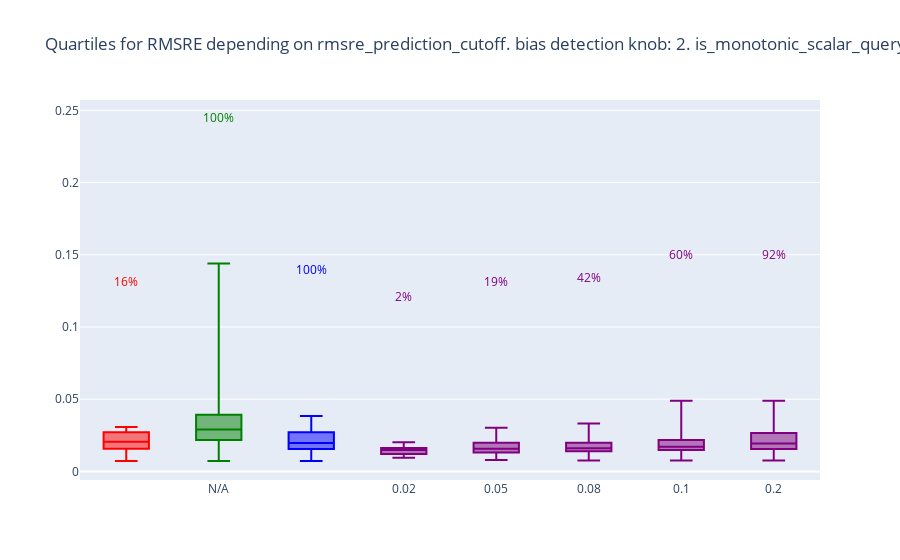

The cell this chart's notebook holds for it:
### Code cell
variable = "rmsre_prediction_cutoff"
boxes_args = {
        "df": cutoffs_df,
        "metric": "rmsre",
        "x_axis": variable,
        "x_axis_title": "Error estimation cutoff",
        "y_axis_title": RMSRE_Y_LOG,
        "ordering": (variable, "str"),
        # "ordering": None,
        "showlegend": False,
        "baselines_order": BIAS_BASELINES_ORDER,
        "baselines_with_nqueries": BIAS_BASELINES_ORDER,
        "nqueries_style": "percentage",
        "hspace": 0,
        "vspace": 0.1,
        "log_y": True,
        "n_total_queries": num_queries,
        "y_range": y_range,
        
    }

cutoff_boxes_fig = go.Figure()
# fig.update_yaxes(type="log")
for trace in boxes(**boxes_args):
    cutoff_boxes_fig.add_trace(trace)
cutoff_boxes_fig.update_layout(title=f"Quartiles for RMSRE depending on rmsre_prediction_cutoff. bias detection knob: {bias_detection_knob}. is_monotonic_scalar_query: {is_monotonic_scalar_query}.")
cutoff_boxes_fig

### Figure 1 — Plotly figure (JSON) as saved in the notebook; plotly's stock layout.template omitted (floating-point values rounded to 4 significant figures; data arrays with more than 128 entries replaced by an {"elided": "..."} marker saying what was removed)
{"data": [{"boxpoints": false, "legendgroup": "IPA-like (off-device)", "marker": {"color": "red"}, "name": "IPA-like (off-device)", "opacity": 1, "showlegend": false, "type": "box", "x": {"elided": "898 str values"}, "y": {"elided": "898 float values"}}, {"boxpoints": false, "legendgroup": "ARA-like (on-device)", "marker": {"color": "green"}, "name": "ARA-like (on-device)", "opacity": 1, "showlegend": false, "type": "box", "x": {"elided": "898 str values"}, "y": {"elided": "898 float values"}}, {"boxpoints": false, "legendgroup": "Cookie Monster w/o bias measurement", "marker": {"color": "blue"}, "name": "Cookie Monster w/o bias measurement", "opacity": 1, "showlegend": false, "type": "box", "x": {"elided": "898 str values"}, "y": {"elided": "898 float values"}}, {"boxpoints": false, "legendgroup": "Cookie Monster w/ bias measurement", "marker": {"color": "purple"}, "name": "Cookie Monster w/ bias measurement", "opacity": 1, "showlegend": false, "type": "box", "x": {"elided": "4490 str values"}, "y": {"elided": "4490 float values"}}, {"boxpoints": false, "legendgroup": "ARA-like w/ bias measurement", "marker": {"color": "teal"}, "name": "ARA-like w/ bias measurement", "opacity": 1, "showlegend": false, "type": "box", "x": [], "y": []}, {"mode": "text", "showlegend": false, "text": ["16%"], "textfont": {"color": "red"}, "type": "scatter", "x": [" "], "y": [0.1307]}, {"mode": "text", "showlegend": false, "text": ["100%"], "textfont": {"color": "green"}, "type": "scatter", "x": ["N/A"], "y": [0.244]}, {"mode": "text", "showlegend": false, "text": ["100%"], "textfont": {"color": "blue"}, "type": "scatter", "x": ["  "], "y": [0.1385]}, {"mode": "text", "showlegend": false, "text": ["2%", "19%", "42%", "60%", "92%"], "textfont": {"color": "purple"}, "type": "scatter", "x": ["0.02", "0.05", "0.08", "0.1", "0.2"], "y": [0.1201, 0.1303, 0.1331, 0.149, 0.149]}, {"mode": "text", "showlegend": false, "text": [], "textfont": {"color": "teal"}, "type": "scatter", "x": [], "y": []}], "layout": {"title": {"text": "Quartiles for RMSRE depending on rmsre_prediction_cutoff. bias detection knob: 2. is_monotonic_scalar_query: True."}}}
